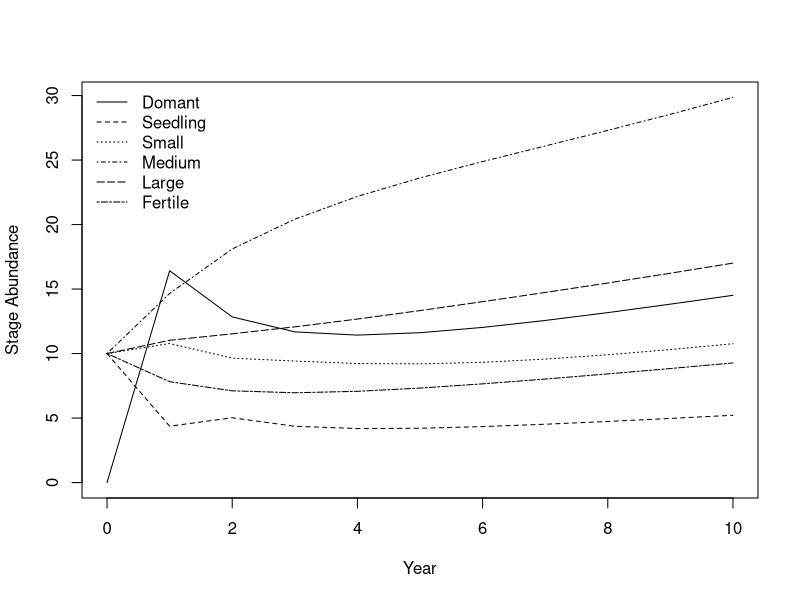

The R script that drew this image: (Note: this script raises an error after producing the figure.)
#Problem 2.1
#Part b: start with N = (0 10 10 10 10 10) and graph population dynamics
# for all stages for 10 years
#First, create a population projection matrix, and a vector of 
# stage class abundances for year zero
s1 <- c(0,0,0,0,0,1.642)
s2 <- c(0.098,0,0,0,0,0.437)
s3 <- c(0,0.342,0.591,0.050,0.095,0)
s4 <- c(0,0.026,0.295,0.774,0.177,0.194)
s5 <- c(0,0,0,0.145,0.596,0.362)
s6 <- c(0,0,0,0.016,0.277,0.489)
#Project matrix
A <- matrix(c(s1,s2,s3,s4,s5,s6),nr = 6,byrow = TRUE)
#Observed stage class abundances
N0 <- matrix(c(0,10,10,10,10,10),ncol = 1)
#Now, project the population over 10 years, using a for-loop
years <- 10
N.projections <- matrix(0,nrow = nrow(A),ncol = years+1)
N.projections[,1] <- N0
#Next, perform the iteration of matrix multiplication between
# the projection matrix and N0
for (i in 1:years) N.projections[,i+1] <- A %*% N.projections[,i]
#Finally, graph the results for each stage
matplot(0:years, t(N.projections), type = "l",lty = 1:6,col = 1,
        ylab = "Stage Abundance",xlab = "Year")
legend("topleft", legend = c("Domant","Seedling","Small","Medium",
                             "Large","Fertile"),lty = 1:6,col = 1,bty = "n")
#Part c: determine the stable stage distribution (SSD)
#Perform eigenanalysis on A to retrieve vectors and values,
# each of which provide a solution to Aw = λw 
eigs.A <- eigen(A)
eigs.A
#Next we explicitly find the index position of the largest 
# absolute value of the eigen-values
dom.pos <- which.max(eigs.A[["values"]])
#We extract w, keeping just the real part, and divide it by
# its sum to get the SSD
w <- Re(eigs.A[["vectors"]][,dom.pos])
ssd <- w/sum(w)
round(ssd,3)
#Part d (#1): determine λ.
#λ1, the aysmptotic finite rate of increase
L1 <- Re(eigs.A[["values"]][dom.pos])
L1
#Part d (#2): determine the elasticities.
#First, calculate reproductive value
M <- eigen(t(A))
v <- Re(M$vectors[,which.max(Re(M$values))])
RV <- v/v[1]
RV
#Next, calculate sensitivities
vw.s <- v %*% t(w)
(S <- vw.s/as.numeric(v %*% w))
max(S)
(sens <- which(S == max(S),arr.ind = TRUE))
A[sens]
#Finally, determine the elasticity of the projection matrix
elas <- (A/L1) * S
round(elas,3)
max(elas)
(sens <- which(elas == max(elas),arr.ind = TRUE))
elas[5,5]

#Problem 2.2
#Create a population projection matrix, and a vector of 
# stage class abundances for year zero
st1 <- c(0,0,0,0,127,4,80)
st2 <- c(0.6747,0.7370,0,0,0,0,0)
st3 <- c(0,0.0486,0.6610,0,0,0,0)
st4 <- c(0,0,0.0147,0.6907,0,0,0)
st5 <- c(0,0,0,0.0518,0,0,0)
st6 <- c(0,0,0,0,0.8091,0,0)
st7 <- c(0,0,0,0,0,0.8091,0.8089)
#Project matrix
At <- matrix(c(st1,st2,st3,st4,st5,st6,st7),nr = 7,byrow = TRUE)
#Part b: determine the stable stage distribution
#Perform eigenanalysis on A to retrieve vectors and values,
# each of which provide a solution to Aw = λw 


#Part c: determine λ
#λ1, the aysmptotic finite rate of increase
L1t <- Re(eigs.At[["values"]][dom.post])
L1t
#Part d: determine the elasticities
#First, calculate reproductive value
Mt <- eigen(t(At))
vt <- Re(Mt$vectors[,which.max(Re(Mt$values))])
RVt <- vt/vt[1]
RVt
#Next, calculate sensitivities
vw.st <- vt %*% t(wt)
(St <- vw.st/as.numeric(vt %*% wt))
max(St)
(senst <- which(St == max(St),arr.ind = TRUE))
At[senst]
#Finally, determine the elasticity of the projection matrix
elast <- (At/L1t) * St
round(elast,3)
max(elast)
(sens <- which(elast == max(elast),arr.ind = TRUE))
elast[4,4]
elast[3,3]
elast[2,2]
#Part e: predict long-term relative abundance for all stages
#Observed stage class abundances
Nt0 <- matrix(c(0,10,10,10,10,10,10),ncol = 1)
#First, project the population over 10 years, using a for-loop
yearst <- 10
Nt.projections <- matrix(0,nrow = nrow(At),ncol = yearst+1)
Nt.projections[,1] <- Nt0
#Now, perform the iteration of matrix multiplication between
# the projection matrix and N0
for (i in 1:yearst) Nt.projections[,i+1] <- At %*% Nt.projections[,i]
#Next, calculate Rt = Nt+1 /Nt for each year t
Nt.totals <- apply(Nt.projections, 2, sum)
#Next, get each Rt by dividing all the Nt+1 by each Nt
Rst <- Nt.totals[-1]/Nt.totals[-(yearst+1)]
#Finally, plot each R in each year t, rather than each year t+1
plot(0:(yearst-1), Rst,type = "b",xlab = "Year",ylab = "R")
#Part g: start with N = (0 10 10 10 10 10) and
# graph dynamics for all stages for 10 years
#New observed stage class abundances
Nn0 <- matrix(c(0,10,10,10,10,10,10),ncol = 1)
#Finally, graph the results for each stage
matplot(0:yearst, t(Nt.projections), type = "l",lty = 1:7,col = 1,
        ylab = "Stage Abundance",xlab = "Year")
legend("topleft", legend = c("S1","S2","S3","S4","S5",
                             "S6","S7"),lty = 1:6,col = 1,bty = "n")
  